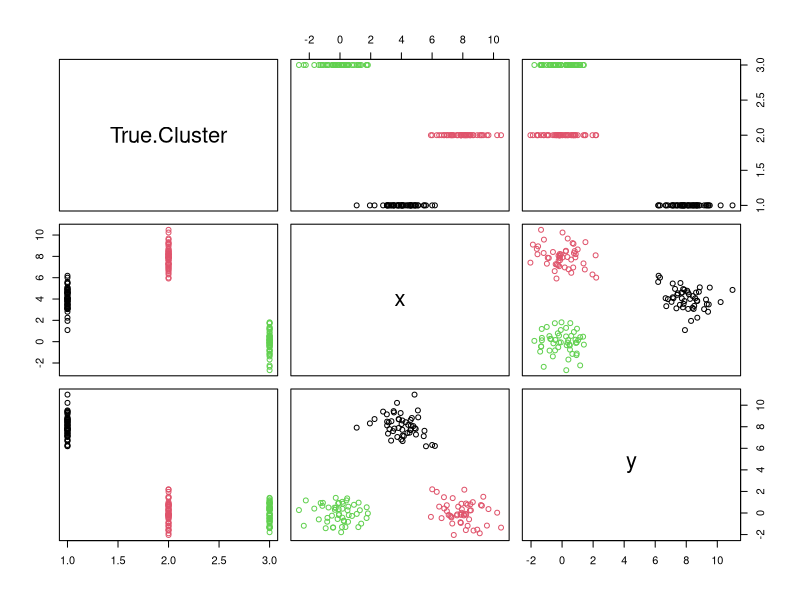
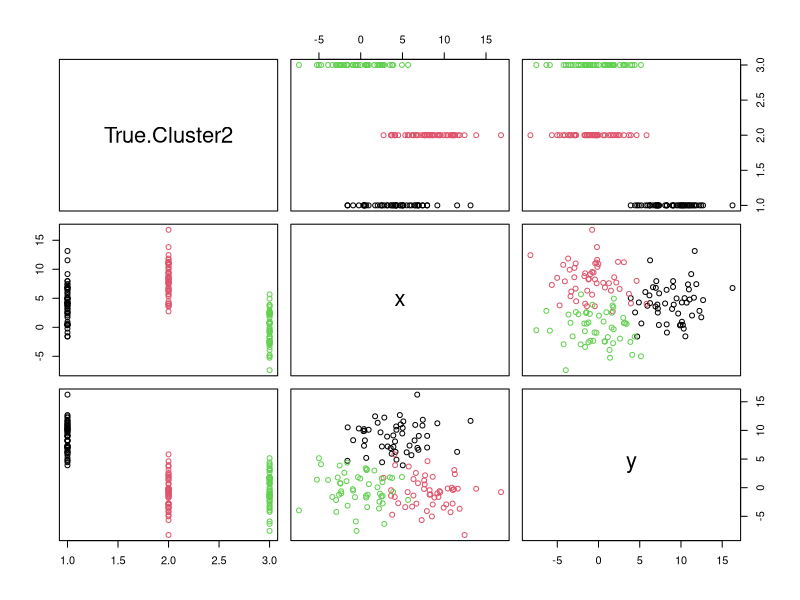
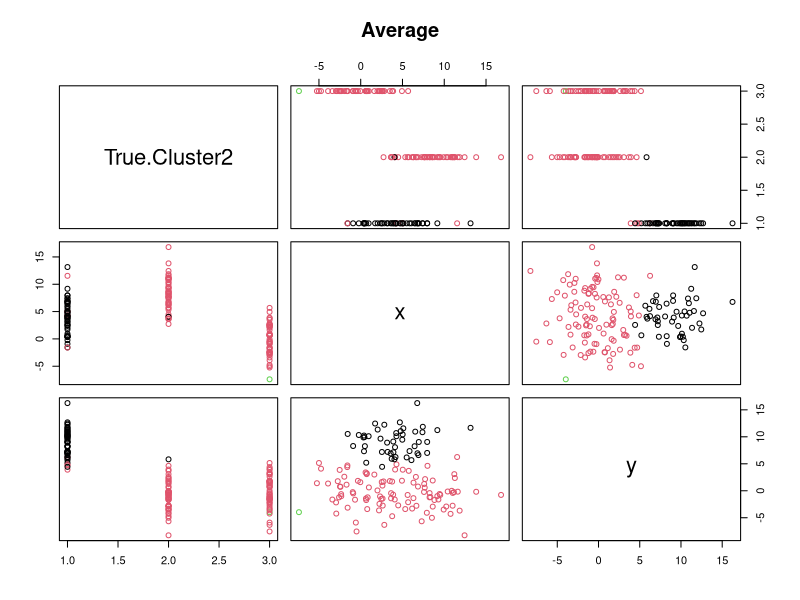
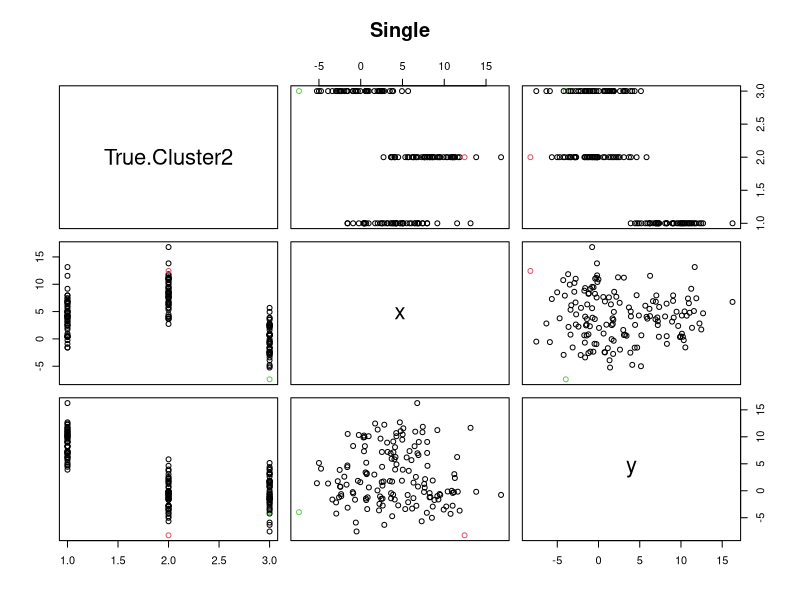
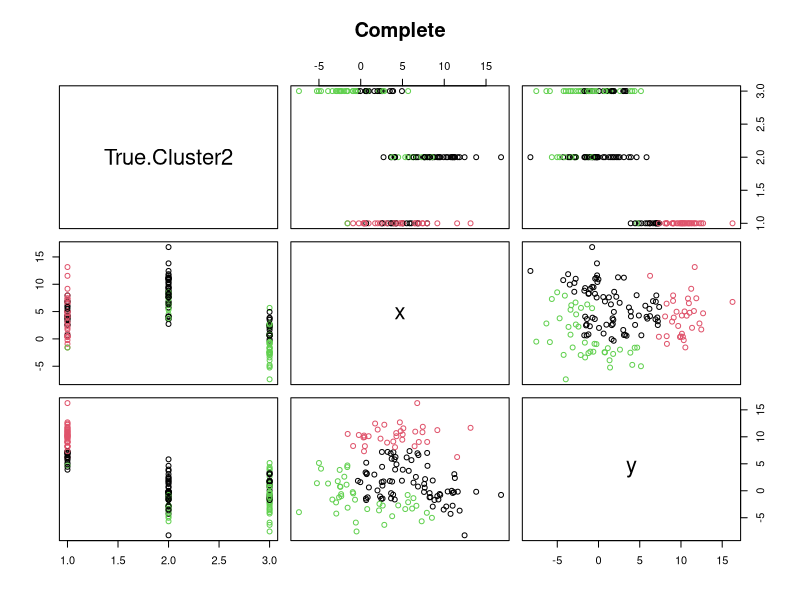
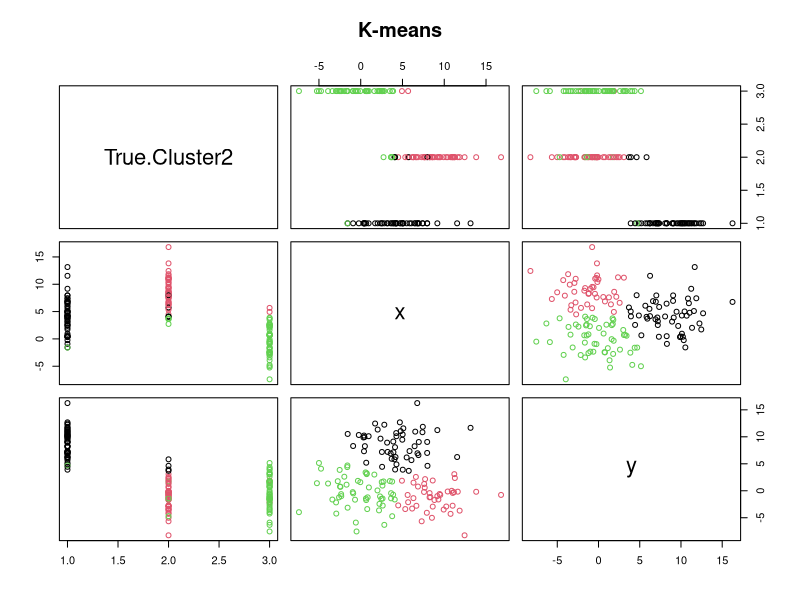

Recreate these plots in R, in order.
## ---- chunk 1
knitr::opts_chunk$set(echo = TRUE)
## ---- chunk 2

d1 <- cbind(rep(1, 50), rnorm(50, 4, 1), rnorm(50, 8, 1))
d2 <- cbind(rep(2, 50), rnorm(50, 8, 1), rnorm(50, 0, 1))
d3 <- cbind(rep(3, 50), rnorm(50, 0, 1), rnorm(50, 0, 1))

mydata1 <- rbind(d1, d2, d3)
mydata1 <- data.frame(mydata1)
colnames(mydata1) <- c("True.Cluster", "x", "y")

mydata1_dist <- dist(mydata1)
mydata1_hclust <- hclust(mydata1_dist, method = "single")
mydata1_cutree <- cutree(mydata1_hclust, 3)
plot(mydata1, col = mydata1_cutree)
## ---- chunk 3

d1 <- cbind(rep(1, 50), rnorm(50, 4, 3), rnorm(50, 8, 3))
d2 <- cbind(rep(2, 50), rnorm(50, 8, 3), rnorm(50, 0, 3))
d3 <- cbind(rep(3, 50), rnorm(50, 0, 3), rnorm(50, 0, 3))

mydata2 <- rbind(d1, d2, d3)
mydata2 <- data.frame(mydata2)
colnames(mydata2) <- c("True.Cluster2", "x", "y")
plot(mydata2, col = mydata2$True.Cluster2)
## ---- chunk 4
mydata2_dist <- dist(mydata2)
mydata2_hclust <- hclust(mydata2_dist, method = "average")
mydata2_cutree <- cutree(mydata2_hclust, 3)
plot(mydata2, col = mydata2_cutree, main = "Average")
## ---- chunk 5
mydata2_hclust1 <- hclust(mydata2_dist, method = "single")
mydata2_cutree1 <- cutree(mydata2_hclust1, 3)
plot(mydata2, col = mydata2_cutree1, main = "Single")
## ---- chunk 6
mydata2_hclust3 <- hclust(mydata2_dist, method = "complete")
mydata2_cutree3 <- cutree(mydata2_hclust3, 3)
plot(mydata2, col = mydata2_cutree3, main = "Complete")
## ---- chunk 7
mydata2_kmeans <- kmeans(mydata2, centers = 3)
plot(mydata2, col = mydata2_kmeans$cluster, main = "K-means")
